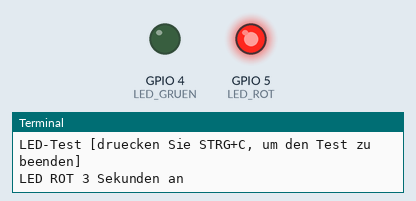
Simulated run of this program. Board: Raspberry Pi (BCM pin numbers). Parts: output pins drawn as LEDs (lit = HIGH), the last lines printed to the terminal.

Above: at 1.5 s.
At 4.5 s:
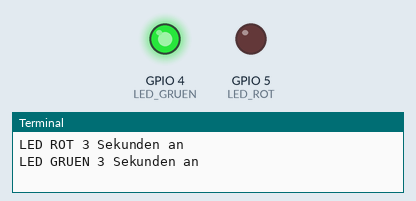
Timing chart, 0 to 7.8 s (numbered marks = the images above):
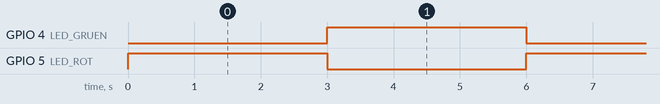

The program:

2colors.py
```python
# Benoetigte Module werden importiert und eingerichtet
import RPi.GPIO as GPIO
import time

GPIO.setmode(GPIO.BCM)

# Hier werden die Ausgangs-Pin deklariert, an dem die LEDs angeschlossen sind.
LED_ROT = 5
LED_GRUEN = 4
GPIO.setup(LED_ROT, GPIO.OUT, initial= GPIO.LOW)
GPIO.setup(LED_GRUEN, GPIO.OUT, initial= GPIO.LOW)

print "LED-Test [druecken Sie STRG+C, um den Test zu beenden]"

# Hauptprogrammschleife
try:
        while True:
            print("LED ROT 3 Sekunden an")
            GPIO.output(LED_ROT,GPIO.HIGH) #LED wird eingeschaltet
            GPIO.output(LED_GRUEN,GPIO.LOW) #LED wird eingeschaltet
            time.sleep(3) # Wartemodus fuer 4 Sekunden
            print("LED GRUEN 3 Sekunden an")
            GPIO.output(LED_ROT,GPIO.LOW) #LED wird eingeschaltet
            GPIO.output(LED_GRUEN,GPIO.HIGH) #LED wird eingeschaltet
            time.sleep(3) #Wartemodus fuer weitere zwei Sekunden, in denen die LED Dann ausgeschaltet ist

# Aufraeumarbeiten nachdem das Programm beendet wurde
except KeyboardInterrupt:
        GPIO.cleanup()
```

Measured:
- by itself, GPIO 4 (LED_GRUEN), GPIO 5 (LED_ROT): alternates HIGH for 3.0 s and LOW for 3.0 s
